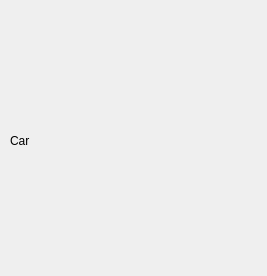
<?xml version="1.0" encoding="UTF-8"?>
<ui version="4.0">
 <class>CarImgShowDialog</class>
 <widget class="QDialog" name="CarImgShowDialog">
  <property name="geometry">
   <rect>
    <x>0</x>
    <y>0</y>
    <width>267</width>
    <height>276</height>
   </rect>
  </property>
  <property name="windowTitle">
   <string>Dialog</string>
  </property>
  <widget class="QLabel" name="label_car_show">
   <property name="geometry">
    <rect>
     <x>10</x>
     <y>10</y>
     <width>251</width>
     <height>261</height>
    </rect>
   </property>
   <property name="text">
    <string>Car</string>
   </property>
  </widget>
 </widget>
 <resources/>
 <connections/>
</ui>
